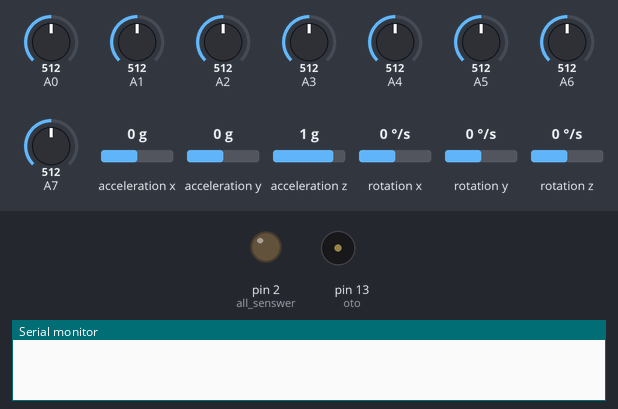
The sketch below on a simulated Arduino Mega 2560, built with avr-gcc and run on an emulated ATmega2560. Shown: output pins drawn as LEDs (lit = HIGH), buzzer (waves = sounding), the last lines printed to the serial monitor. The test bench sets the inputs (shaded band); at power-on: A5 = 512, A6 = 512, A0 = 512, A1 = 512, A2 = 512, A3 = 512, A4 = 512, A7 = 512, acceleration x 0 g, acceleration y 0 g, acceleration z 1 g, rotation x 0 °/s, rotation y 0 °/s, rotation z 0 °/s.

Above: at 0.1 s.
At 0.6 s:
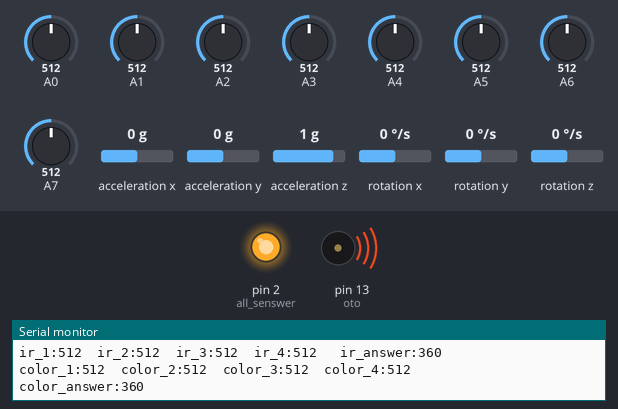
At 3.6 s:
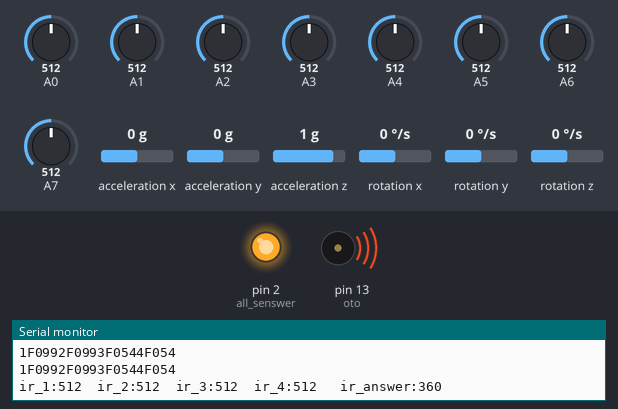
3.7 s: A5 set to 477
6.7 s: A5 set to 450
9.3 s: A6 set to 528
13.4 s: A0 set to 109
16.4 s: A0 set to 88
Timing chart, 0 to 20.4 s (numbered marks = the images above; inputs shaded):
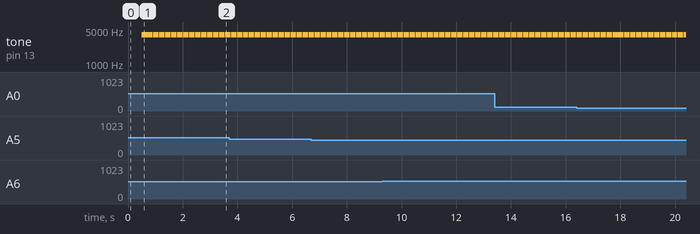

The sketch:

attack.ino
```cpp
#include <Wire.h>
#include <MPU6050_6Axis_MotionApps20.h>

MPU6050 mpu;
#define Gyro_X 173
#define Gyro_Y -30
#define Gyro_Z 10
#define Accel_Z 4871

#define mota_ok 100
#define mota_slow 70
#define mota_no 0

const int a_pin_color[] = {0, 1, 2, 3};
const int a_pin_ir[] = {4, 5, 6, 7};
const int all_senswer = 2;
const int oto = 13;


void setup() {
  Wire.begin();
  Serial.begin(9600);
  Serial1.begin(19200);
  start_gyro();
  pinMode(oto, OUTPUT);
  pinMode(all_senswer, OUTPUT);
  digitalWrite(all_senswer, HIGH);

  tone(oto, 4000, 200) ;
}

void loop() {

  int ir_angle = get_ir_angle();
  int color_angle = get_color_angle();
  int turn_angle = get_zyro();
  Serial.println(ir_angle);
  Serial.println(color_angle);
  Serial.print("gyro___");
  Serial.println(turn_angle);

  Mota_start(ir_angle, turn_angle , mota_ok);
  Mota_start(color_angle, turn_angle , mota_ok);


  //検証用
  //Mota_start(0, 0, mota_ok);
  //Mota_serial();

}
```

color_main.ino
```cpp
int get_color_angle() {

  int color_answer[4];
  int color_angle;

  color_answer[0] = analogRead(a_pin_color[0]);
  color_answer[1] = analogRead(a_pin_color[1]);
  color_answer[2] = analogRead(a_pin_color[2]);
  color_answer[3] = analogRead(a_pin_color[3]);


  if (color_answer[0] > 30) {
    color_angle = 360;
    tone(oto, 4000, 200) ;
  } else if (color_answer[1] > 30) {
    color_angle = 90;
    tone(oto, 4000, 200) ;
  } else if (color_answer[2] > 30) {
    color_angle = 180;
    tone(oto, 4000, 200) ;
  } else if (color_answer[3] > 50) {
    color_angle = 270;
    tone(oto, 4000, 200) ;
  } else {
    color_angle = 0;
  }

  Serial.print("color_1:");
  Serial.print(color_answer[0]);
  Serial.print("  color_2:");
  Serial.print(color_answer[1]);
  Serial.print("  color_3:");
  Serial.print(color_answer[2]);
  Serial.print("  color_4:");
  Serial.print(color_answer[3]);
  Serial.print("                 ");
  Serial.print("   color_answer:");
  Serial.println(color_angle);

  return color_angle;
}
```

ir_main.ino
```cpp
int get_ir_angle() {

  int ir_answer[4];
  int ir_angle;

  ir_answer[0] = analogRead(a_pin_ir[0]);
  ir_answer[1] = analogRead(a_pin_ir[1]);
  ir_answer[2] = analogRead(a_pin_ir[2]);
  ir_answer[3] = analogRead(a_pin_ir[3]);


  //最大値と最大IDの取得
  int max_answer;
  int best_id;
  max_answer = max(max_answer, ir_answer[0]);
  max_answer = max(max_answer, ir_answer[1]);
  max_answer = max(max_answer, ir_answer[2]);
  max_answer = max(max_answer, ir_answer[3]);
  if (max_answer == ir_answer[0]) {
    best_id = 0;
  } else if (max_answer == ir_answer[1]) {
    best_id = 1;
  } else if (max_answer == ir_answer[2]) {
    best_id = 2;
  } else if (max_answer == ir_answer[3]) {
    best_id = 3;
  }

  //前の処理の中に斜め前処理を書くことにした
  if ((best_id == 0) && (10 < ir_answer[0])) {//前
    if (ir_answer[0] - ir_answer[1] >= 50) {
      ir_angle = 45;
    } else if (ir_answer[0] - ir_answer[3] >= 50) {
      ir_angle = 315;
    } else {
      ir_angle = 360;
    }
  } else if ((best_id == 1) && (10 < ir_answer[1])) {//左
    ir_angle = 90;
  } else if ((best_id == 2) && (10 < ir_answer[2])) {//後ろ
    ir_angle = 180;
  } else if ((best_id == 3) && (10 < ir_answer[3])) {//右
    ir_angle = 270;
  } else {
    ir_angle = 0;
  }


  Serial.print("ir_1:");
  Serial.print(ir_answer[0]);
  Serial.print("  ir_2:");
  Serial.print(ir_answer[1]);
  Serial.print("  ir_3:");
  Serial.print(ir_answer[2]);
  Serial.print("  ir_4:");
  Serial.print(ir_answer[3]);

  Serial.print("   ir_answer:");
  Serial.println(ir_angle);

  return ir_angle;

}
```

mota_main.ino
```cpp
const int MOTOR_DEG[] = {45, 135, 225, 315}; // モーター配置角度
int out_speed[4];


void Mota_serial() {
  Serial.print("  0:");
  Serial.print(out_speed[0]);
  Serial.print(" 1:");
  Serial.print(out_speed[1]);
  Serial.print(" 2:");
  Serial.print(out_speed[2]);
  Serial.print(" 3:");
  Serial.println(out_speed[3]);
}


void Mota_start(int LINEIR, int GYRO, int SPEED) {
  /*
     LINEIR 進行角度(0:無動作,1-360:進む)
     GYRO   目標傾き角度(1-360)
     SPEED  加減速(0-254) 進行角度に係る
     Mota_start(LINEIR, GYRO, SPEED);
  */

  //SPEED = map(SPEED, 0, 100, 0, 100);

  int gyro_speed = F_MD_gyro(GYRO, SPEED);
  int lineIr_speed[4];

  if (LINEIR != 0) {
    float sine_power[4];
    float big_power = 0;

    for (int i = 0; i < 4; i++) {
      int sine_thita = MOTOR_DEG[i] - LINEIR;
      sine_power[i] = (sin(sine_thita * PI / 180));
      big_power = max(big_power, abs(sine_power[i]));
    }
    float  aaa = 1 / big_power;
    for (int i = 0; i < 4; i++) {
      lineIr_speed[i] = ((sine_power[i] * aaa)) * SPEED;
    }
  } else {
    for (int i = 0; i < 4; i++) {
      lineIr_speed[i] = 0;
    }
  }

  for (int i = 0; i < 4; i++) {
    out_speed[i] = gyro_speed * 0.6 + lineIr_speed[i] * 1;
  }

  for (int i = 0; i < 4; i++) {
    if (out_speed[i] == 0) {
      out_speed[i] = 0;
    } else if (out_speed[i] > 0) {
      out_speed[i] = constrain(out_speed[i], 40, 99);
    } else if (out_speed[i] < 0) {
      out_speed[i] = constrain(out_speed[i], -99, -40);
    }
  }


  String m1;
  String m2;
  String m3;
  String m4;

  //正
  //負
  //１０以下
  if (out_speed[0] > 0) {
    if (out_speed[0] >= 10) {
      m1.concat("1F0");
      m1.concat(abs(out_speed[0]));
    } else if (out_speed[0] < 10) {
      m1.concat("1F00");
      m1.concat(abs(out_speed[0]));
    }
  } else if (out_speed[0] < 0) {
    if (abs(out_speed[0]) >= 10) {
      m1.concat("1R0");
      m1.concat(abs(out_speed[0]));
    } else if (abs(out_speed[0]) < 10) {
      m1.concat("1R00");
      m1.concat(abs(out_speed[0]));
    }
  }

  if (out_speed[1] > 0) {
    if (out_speed[1] >= 10) {
      m2.concat("2F0");
      m2.concat(abs(out_speed[1]));
    } else if (out_speed[1] < 10) {
      m2.concat("2F00");
      m2.concat(abs(out_speed[1]));
    }
  } else if (out_speed[1] < 0) {
    if (abs(out_speed[1]) >= 10) {
      m2.concat("2R0");
      m2.concat(abs(out_speed[1]));
    } else if (abs(out_speed[1]) < 10) {
      m2.concat("2R00");
      m2.concat(abs(out_speed[1]));
    }
  }

  if (out_speed[2] > 0) {
    if (out_speed[2] >= 10) {
      m3.concat("3F0");
      m3.concat(abs(out_speed[2]));
    } else if (out_speed[2] < 10) {
      m3.concat("3F00");
      m3.concat(abs(out_speed[2]));
    }
  } else if (out_speed[2] < 0) {
    if (abs(out_speed[2]) >= 10) {
      m3.concat("3R0");
      m3.concat(abs(out_speed[2]));
    } else if (abs(out_speed[2]) < 10) {
      m3.concat("3R00");
      m3.concat(abs(out_speed[2]));
    }
  }

  if (out_speed[3] > 0) {
    if (out_speed[3] >= 10) {
      m4.concat("4F0");
      m4.concat(abs(out_speed[3]));
    } else if (out_speed[3] < 10) {
      m4.concat("4F00");
      m4.concat(abs(out_speed[3]));
    }
  } else if (out_speed[3] < 0) {
    if (abs(out_speed[3]) >= 10) {
      m4.concat("4R0");
      m4.concat(abs(out_speed[3]));
    } else if (abs(out_speed[3]) < 10) {
      m4.concat("4R00");
      m4.concat(abs(out_speed[3]));
    }
  }


  String final_go_mota = m1 + m2 + m3 + m4;
  Serial.println(final_go_mota);
  Serial1.println(final_go_mota);


}


int F_MD_gyro(int gyro_deg, int myspeed) {
  /*
    返り値：80-250
    それぞれのモーターごとに計算してね！！
  */
  int pwm_val = 0;
  myspeed = 255;
  if (gyro_deg != 0) {
    if (4 <= gyro_deg && gyro_deg <= 180) {
      //左回り
      pwm_val = map(gyro_deg, 4, 180, 40, myspeed);
    } else if (180 <= gyro_deg && gyro_deg <= 356) {
      //右回り
      pwm_val = map(gyro_deg, 356, 180, -40, -myspeed);
    } else {
      //回らない
      pwm_val = 0;
    }
  } else {
    pwm_val = 0;
  }
  return pwm_val;
}


//sprintf(mota, "1R%03d2R%03d3R%03d4R%03d" , power, power, power, power); //前へ//
//sprintf(mota, "2R%03d4R%03d", power, power);//左斜め前
//sprintf(mota, "1F%03d2R%03d3F%03d4R%03d", power, power, power, power); //左へ//
//sprintf(mota, "1F%03d3F%03d", power, power);//左斜め後ろ
//sprintf(mota, "1F%03d2F%03d3F%03d4F%03d", power, power, power, power); //後ろへ//
//sprintf(mota, "2F%03d4F%03d", power, power);//右斜め後ろ
//sprintf(mota, "1R%03d2F%03d3R%03d4F%03d", power, power, power, power); //右へ//
//sprintf(mota, "1R%03d3R%03d", power, power);//右斜め前
//sprintf(mota, "1R%03d2R%03d3R%03d4R%03d", 0, 0, 0, 0);//ストップ
//sprintf(mota, "");//ストップ
//sprintf(mota, "1R%03d2R%03d3F%03d4F%03d", power, power, power, power);//右回転
//sprintf(mota, "1F%03d2F%03d3R%03d4R%03d", power, power, power, power);//左回転
```

zyro_main.ino
```cpp
static uint8_t mpuIntStatus;
static bool dmpReady = false;  // set true if DMP init was successful
static uint16_t packetSize;    // expected DMP packet size (default is 42 bytes)

int16_t  Gyro_Now = 0, Gyro = 0, Gyro_Offset = 0;
uint16_t fifoCount;
uint8_t fifoBuffer[64]; // FIFO storage buffer                 // orientation/motion vars
Quaternion q;           // [w, x, y, z]         quaternion container
VectorFloat gravity;    // [x, y, z]            gravity vector
float ypr[3];           // [yaw, pitch, roll]   yaw/pitch/roll container and gravity vector


int get_zyro() {
  mpuIntStatus = false;
  mpuIntStatus = mpu.getIntStatus();
  fifoCount = mpu.getFIFOCount();
  if ((mpuIntStatus & 0x10) || fifoCount == 1024) {
    mpu.resetFIFO();
  }
  else if (mpuIntStatus & 0x02) {
    while (fifoCount < packetSize) fifoCount = mpu.getFIFOCount();
    mpu.getFIFOBytes(fifoBuffer, packetSize);
    fifoCount -= packetSize;
    mpu.dmpGetQuaternion(&q, fifoBuffer);
    mpu.dmpGetGravity(&gravity, &q);
    mpu.dmpGetYawPitchRoll(ypr, &q, &gravity);
    Gyro_Now = degrees(ypr[0]) + 180;
    Gyro = Gyro_Now + Gyro_Offset;
    if (Gyro < 0) Gyro += 360;
    if (Gyro > 359) Gyro -= 360;
  }
  return Gyro;
}

void start_gyro() {
  mpu.initialize();
  if (mpu.testConnection() != true) {
    Serial.println("MPU disconection");
    while (true) {}
  }
  if (mpu.dmpInitialize() != 0) {
    Serial.println("MPU break");
    while (true) {}
  }
  mpu.setXGyroOffset(Gyro_X);
  mpu.setYGyroOffset(Gyro_Y);
  mpu.setZGyroOffset(Gyro_Z);
  mpu.setZAccelOffset(Accel_Z);
  mpu.setDMPEnabled(true);
  mpuIntStatus = mpu.getIntStatus();
  dmpReady = true;
  packetSize = mpu.dmpGetFIFOPacketSize();
}
```

Measured:
- by itself, tone on pin 13 (oto): alternates 4000 Hz for 0.20 s and silent for 0.02 s
